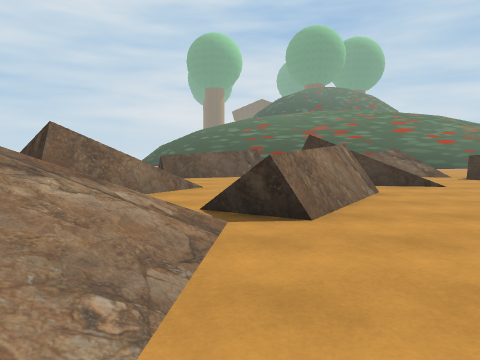
[1] (above)

24 first-person views from a walk through a scene from a Unity 3-D project. The camera is 1.2 m above the floor, tilts 4° down and sees 70° across. The floor is counted in squares, 2 m on a side. Each view is taken from the middle of a square. On the plan, view 1 faces up. The plan holds only what a view shows up to about 10 squares ahead; the rest is blank. The place goes on beyond the plan. The player character is not drawn. Some surface patterns are stand-ins.

[2]
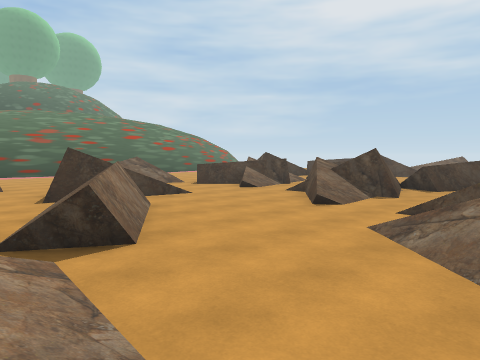

[3]
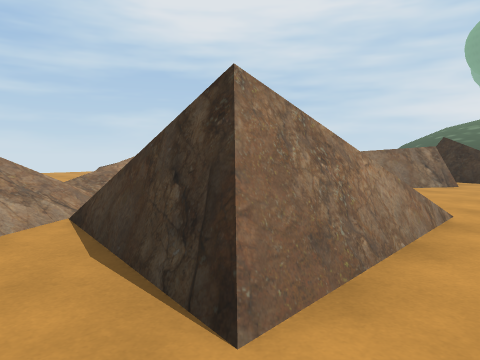

[4]
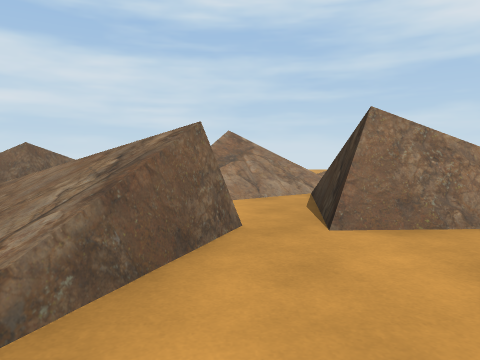

[5]
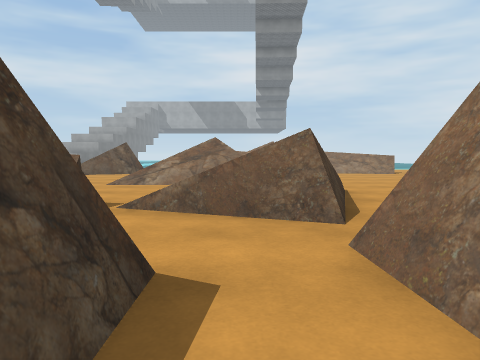

[6]
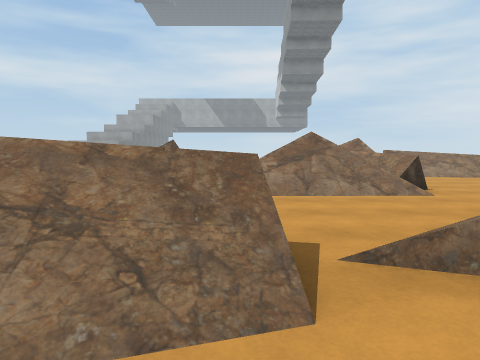

[7]
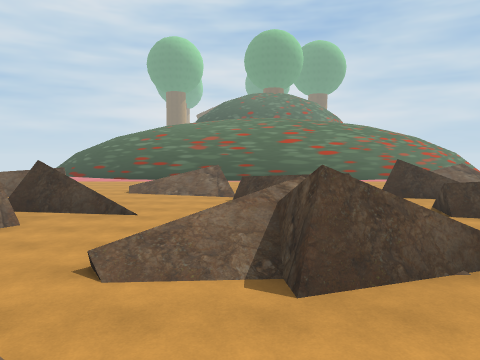

[8]
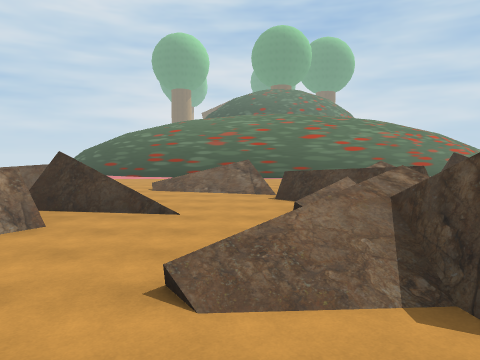

[9]
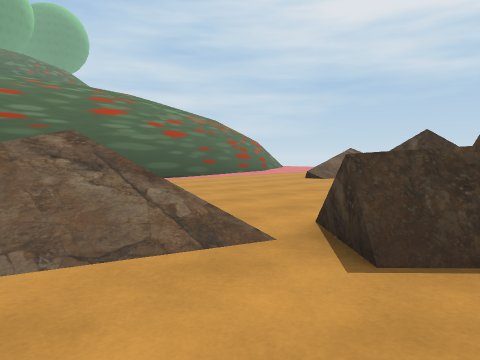

[10]
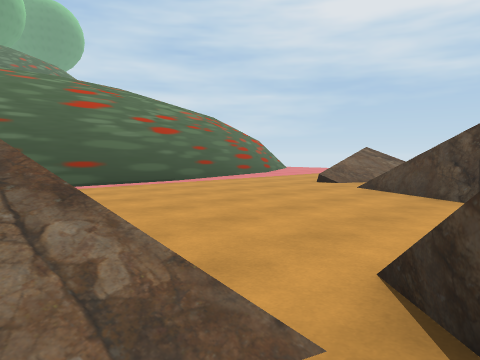

[11]
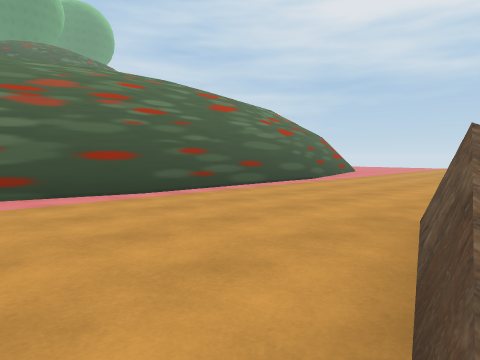

[12]
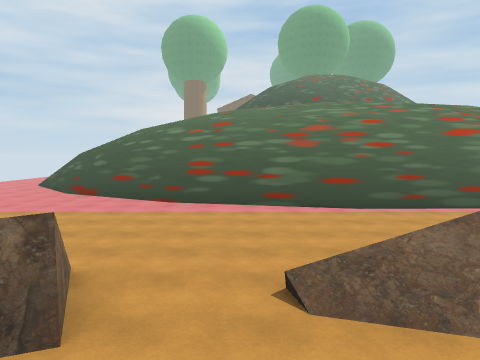

[13]
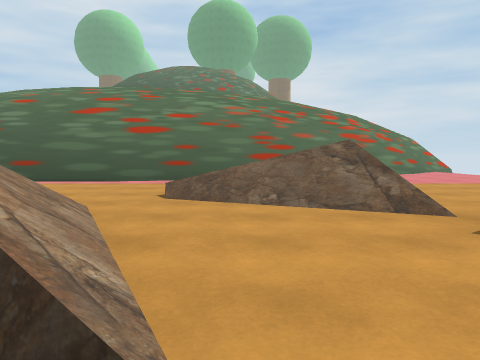

[14]
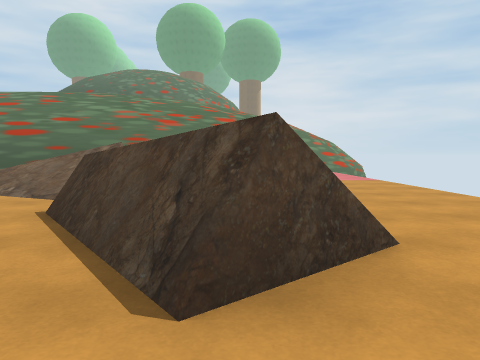

[15]
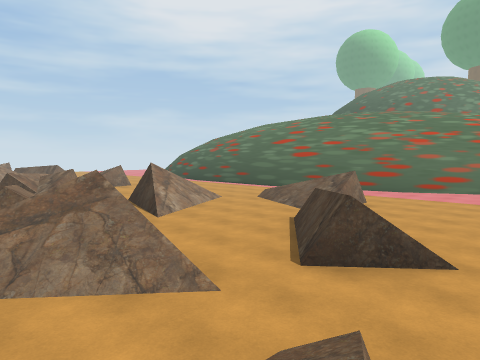

[16]
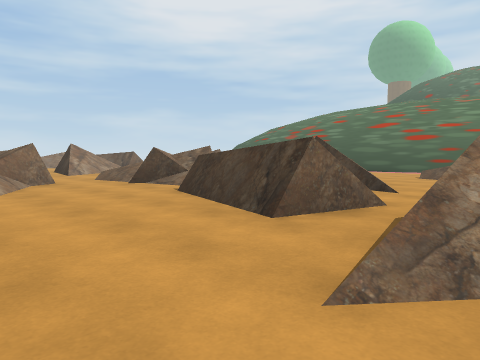

[17]
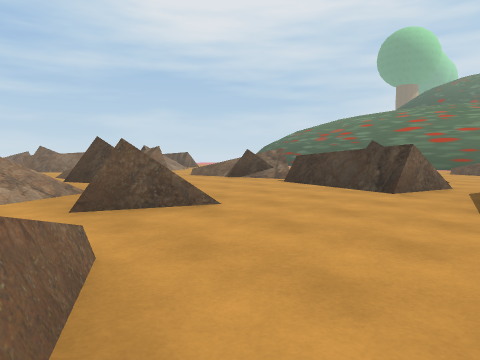

[18]
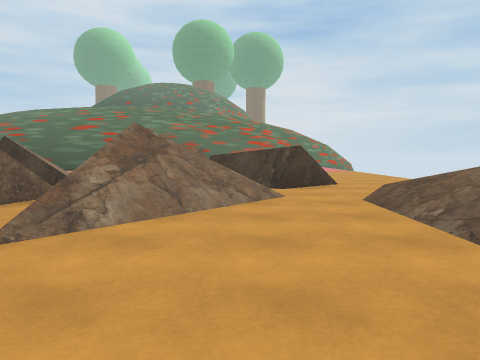

[19]
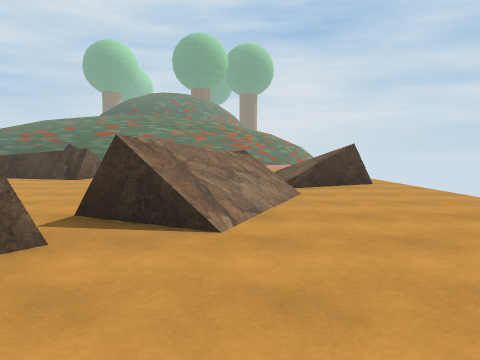

[20]
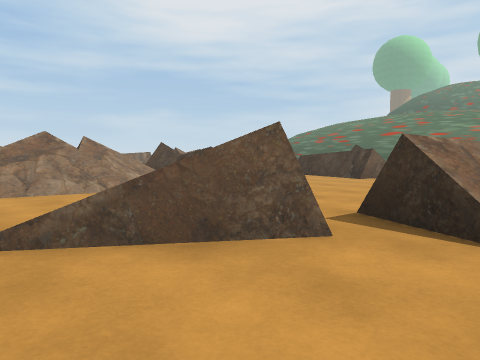

[21]
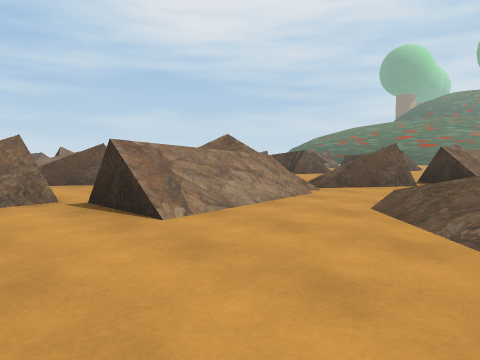

[22]
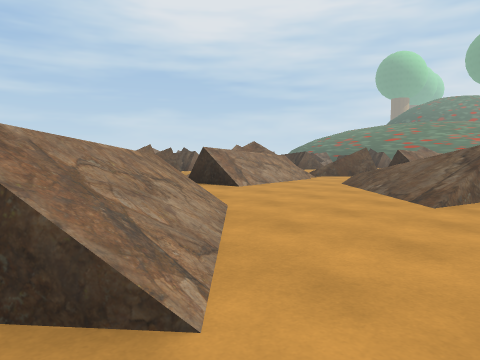

[23]
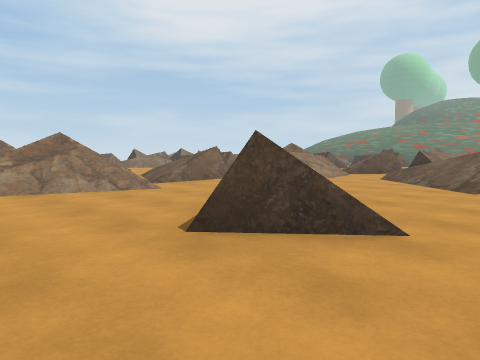

[24]
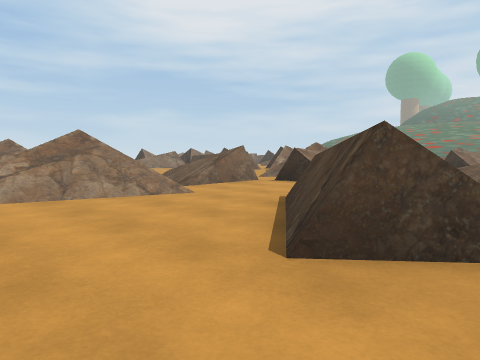

### Floor plan
Key: @ floor where view 1 was taken; # wall or solid block; x gap in a wall; . floor; / step, stairs or slope; = window, fence, low wall or low ledge.
Columns run from 4 left of view 1 to 20 right of it. Each row starts with its distance up from view 1.
 17 ....//////########   ....
 16 ......../=###=...   .....
 15  ................. ......
 14    ............... /.....
 13    .............///=.....
 12     .....#..... ..//.....
 11     /..///...../...x/....
 10   /==/..///...#//..==/...
  9   =... ...=//../=/..//=.
  8    ..///..x=##......./..
  7    ../#=..//#.#///  =.#.
  6   /=./#......../=#=//.//
  5  =#.///.../#......=/..//.
  4    ./=...=////......../#.
  3    ....../.#// //.... ...
  2     ........./=#....///..
  1    /../=./   //../..=/...
  0    /@./=.//   /=./=/#/..
 -1     ==x#...   //..//....
 -2       .x..//   /..//...
 -3       .=//==      /...
 -4       .//..       =/./
 -5      .//....   x  =/.///
 -6   =# ...///.   =###/../=
 -7    /...==/=..  ==#......
 -8     .../=  ..  ///.../...
 -9     .../         /..==/..
-10     ..           //..=//.
-11     //            /..==..
-12                   /......
-13                     .....

Where each view was taken, in squares from view 1:
view 1: 0 up, 0 right, facing up
view 2: 0 up, 1 left, facing up-right
view 3: 2 down, 4 right, facing up-left
view 4: 2 down, 6 right, facing left
view 5: 1 up, 4 right, facing down
view 6: 1 down, 6 right, facing down
view 7: 0 up, 6 right, facing up
view 8: 1 up, 5 right, facing up
view 9: 8 up, 4 right, facing up-right
view 10: 9 up, 5 right, facing up-right
view 11: 11 up, 2 right, facing up-right
view 12: 8 up, 2 right, facing up
view 13: 8 up, 13 right, facing up
view 14: 7 up, 17 right, facing up
view 15: 5 up, 19 right, facing up-left
view 16: 3 up, 15 right, facing up-left
view 17: 0 up, 15 right, facing up-left
view 18: 2 up, 16 right, facing up
view 19: 3 down, 17 right, facing up
view 20: 3 down, 17 right, facing up-left
view 21: 8 down, 18 right, facing up-left
view 22: 11 down, 20 right, facing up-left
view 23: 13 down, 20 right, facing up-left
view 24: 13 down, 19 right, facing up-left
